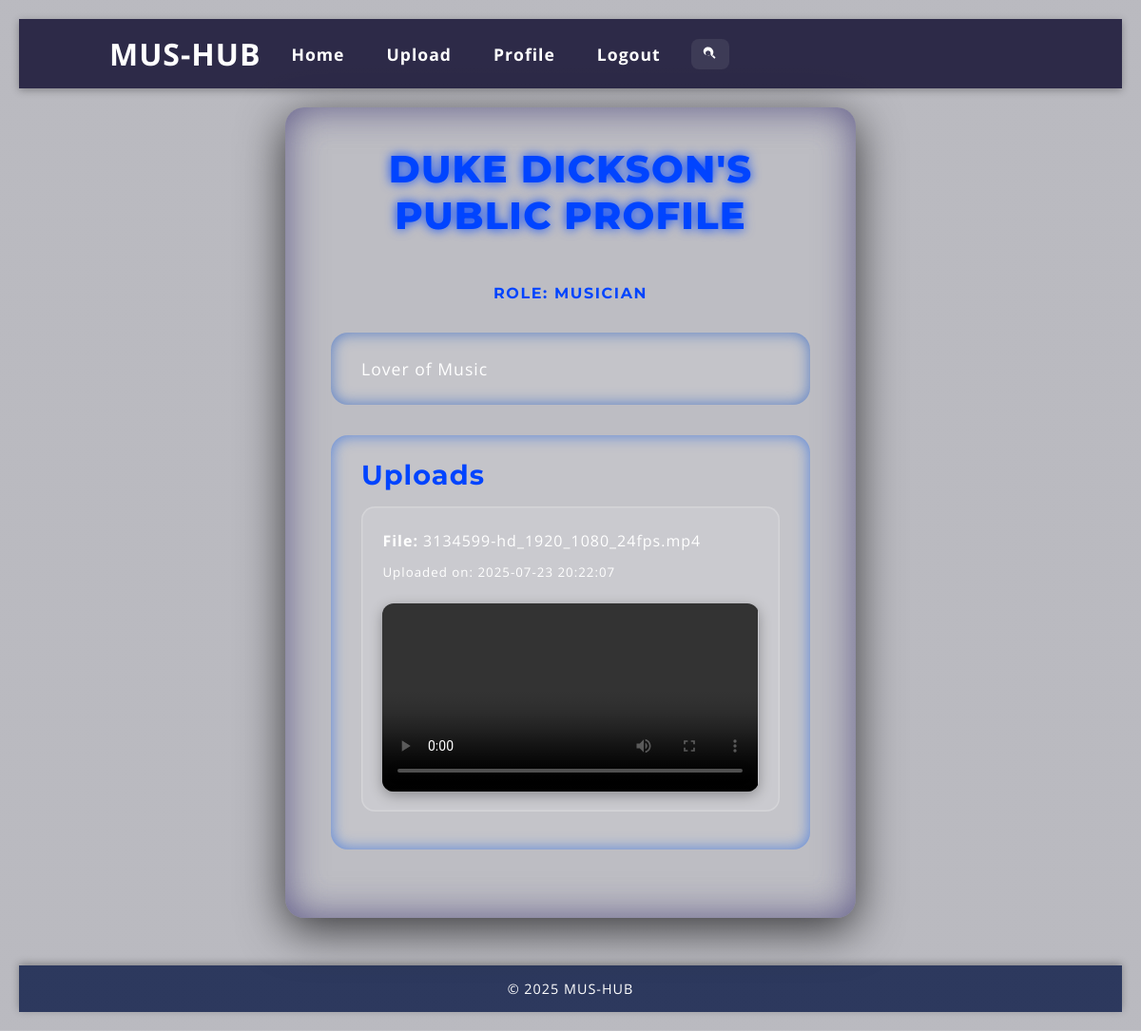
/user/9 (signed in), run on the app's committed database.
### app.py (models this page shows)
class User(db.Model):
    UserID = db.Column(db.Integer, primary_key=True)
    Username = db.Column(db.String(80), nullable=False)
    Email = db.Column(db.String(120), unique=True, nullable=False)
    Password = db.Column(db.String(200), nullable=False)
    Role = db.Column(db.String(20), nullable=False, default='user')
    Bio = db.Column(db.String(500))
    comments = db.relationship('Comment', backref='author', lazy=True)

class Content(db.Model):
    ContentID = db.Column(db.Integer, primary_key=True)
    UserID = db.Column(db.Integer, db.ForeignKey('user.UserID'), nullable=False)
    FilePath = db.Column(db.String(200), nullable=False)
    UploadDate = db.Column(db.DateTime, default=datetime.utcnow)
    user = db.relationship('User', backref='contents')

### app.py (the view)
@app.route('/user/<int:user_id>')
def public_profile(user_id):
    user = User.query.get_or_404(user_id)
    uploads = Content.query.filter_by(UserID=user_id).order_by(Content.UploadDate.desc()).all()
    return render_template('public_profile.html', user=user, uploads=uploads)

### app.py (called while the page is built)
@app.context_processor
def inject_now():
    return {
        'now': datetime.utcnow(),
        'current_user_id': session.get('user_id'),
        'User': User
    }

### templates/public_profile.html (shortened to what this page needs)
{% extends "base.html" %}
{% block content %}
<div class="public-profile-container">
  <div class="public-header">{{ user.Username }}'s Public Profile</div>
  <div class="user-role">Role: {{ user.Role }}</div>
  <div class="user-bio">
    {{ user.Bio or "No bio provided yet." }}
  </div>
  <div class="uploads-section">
    <h3>Uploads</h3>
    {% if uploads %}
      {% for content in uploads %}
        <div class="upload-item">
          <p><strong>File:</strong> {{ content.FilePath }}</p>
          <p><small>Uploaded on: {{ content.UploadDate.strftime('%Y-%m-%d %H:%M:%S') }}</small></p>
          {% set ext = content.FilePath.split('.')[-1].lower() %}
          {% if ext in ['mp3', 'wav', 'ogg'] %}
            <audio controls>
              <source src="{{ url_for('static', filename='uploads/' ~ content.FilePath) }}" type="audio/{{ ext }}">
              Your browser does not support audio playback.
            </audio>
          {% elif ext in ['mp4', 'webm'] %}
            <video controls width="100%">
              <source src="{{ url_for('static', filename='uploads/' ~ content.FilePath) }}" type="video/{{ ext }}">
            </video>
          {% else %}
            <p>Preview not available for this file type.</p>
          {% endif %}
        </div>
      {% endfor %}
    {% else %}
      <p>This user hasn’t uploaded anything yet.</p>
    {% endif %}
  </div>
</div>
{% endblock %}
{% block extra_css %}
  <link rel="stylesheet" href="{{ url_for('static', filename='public_profile.css') }}">
{% endblock %}

### static/base.css (style rules this page uses)
:root { --background: #1a1a2e; --color: #ffffff; --primary-color: #0f3460; --accent-color: #0b0885; --glass-bg: rgba(255, 255, 255, 0.05); }
* { box-sizing: border-box; margin: 0; padding: 0; }
html { scroll-behavior: smooth; }
body { font-family: "Poppins", sans-serif; background: linear-gradient(135deg, var(--background), var(--primary-color)); color: var(--color); letter-spacing: 1px; min-height: 100vh; display: flex; flex-direction: column; padding: 20px 0; }

### static/public_profile.css (style rules this page uses)
:root { --background-color: rgba(26, 26, 46, 0.3); --color: #ffffff; --primary-color: #0f3460; --accent-color: #0044ff; --glass-bg: rgba(255, 255, 255, 0.05); --shadow-dark: rgba(0, 0, 0, 0.7); --shadow-light: rgba(37, 30, 100, 0.616); --font-family-heading: 'Montserrat', sans-serif; --font-family-body: 'Open Sans', sans-serif; }
body { margin: 0; padding: 20px; font-family: var(--font-family-body); background-image: linear-gradient(var(--background-color), var(--background-color)), url('https://images.unsplash.com/uploads/1412282232015a06e258a/4bdd2a58?fm=jpg&q=60&w=3000'); background-size: cover; background-position: center; background-repeat: no-repeat; background-blend-mode: multiply; color: var(--color); display: flex; justify-content: center; align-items: center; flex-direction: column; min-height: 100vh; overflow-y: auto; }
.public-profile-container { width: 600px; max-width: 95vw; background: var(--glass-bg); border-radius: 20px; box-shadow: 0 12px 48px var(--shadow-dark), inset 0 0 40px var(--shadow-light); padding: 2.5rem 3rem; backdrop-filter: blur(18px); -webkit-backdrop-filter: blur(18px); transition: box-shadow 0.3s ease; animation: slideUp 1s ease-out forwards; box-sizing: border-box; color: var(--color); }
.public-header { font-family: var(--font-family-heading); font-weight: 800; font-size: 2.5rem; color: var(--accent-color); text-align: center; margin-bottom: 3rem; letter-spacing: 1.2px; text-transform: uppercase; text-shadow: 0 0 12px var(--accent-color); user-select: none; }
.user-role { font-family: var(--font-family-heading); font-size: 1rem; font-weight: 700; color: var(--accent-color); text-transform: uppercase; text-align: center; letter-spacing: 0.1em; margin-bottom: 2rem; user-select: none; }
.user-bio { font-size: 1.1rem; font-family: var(--font-family-body); line-height: 1.6; background: rgba(255, 255, 255, 0.1); border-radius: 18px; padding: 1.5rem 2rem; margin-bottom: 2rem; box-shadow: inset 0 0 16px rgba(26, 86, 197, 0.658); user-select: text; transition: box-shadow 0.3s ease; }
.uploads-section { background: rgba(255, 255, 255, 0.1); padding: 1.5rem 2rem; border-radius: 18px; box-shadow: inset 0 0 16px rgba(11, 88, 231, 0.6); transition: box-shadow 0.3s ease; margin-bottom: 2rem; }
.uploads-section h3 { font-family: var(--font-family-heading); font-weight: 700; font-size: 1.8rem; color: var(--accent-color); margin-bottom: 1rem; user-select: none; }
.upload-item { background: rgba(255, 255, 255, 0.1); border-radius: 14px; padding: 1rem 1.4rem; margin-bottom: 1rem; box-shadow: inset 0 0 0 1.5px rgba(255, 255, 255, 0.2); transition: background 0.3s ease, box-shadow 0.3s ease; }
.upload-item p { font-size: 1rem; color: var(--color); line-height: 1.5; margin: 8px 0; font-family: var(--font-family-body); }
audio, video { width: 100%; max-width: 100%; margin-top: 14px; border-radius: 12px; box-shadow: 0 4px 14px rgba(0, 0, 0, 0.3); outline: none; }

### data on the page
User: Username "DUKE DICKSON", Role "MUSICIAN", Bio "Lover of Music"
Content: FilePath "3134599-hd_1920_1080_24fps.mp4", UploadDate "2025-07-23 20:22:07"
